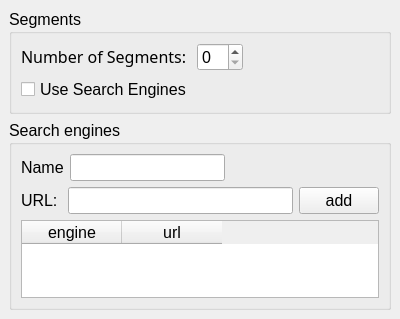
<ui version="4.0" >
 <class>DlgMultiSeg</class>
 <widget class="QWidget" name="DlgMultiSeg" >
  <property name="geometry" >
   <rect>
    <x>0</x>
    <y>0</y>
    <width>400</width>
    <height>319</height>
   </rect>
  </property>
  <layout class="QGridLayout" >
   <property name="margin" >
    <number>9</number>
   </property>
   <property name="spacing" >
    <number>6</number>
   </property>
   <item row="0" column="0" >
    <widget class="QGroupBox" name="groupBox" >
     <property name="font" >
      <font>
       <pointsize>12</pointsize>
      </font>
     </property>
     <property name="title" >
      <string>Segments</string>
     </property>
     <layout class="QGridLayout" >
      <property name="margin" >
       <number>9</number>
      </property>
      <property name="spacing" >
       <number>6</number>
      </property>
      <item row="1" column="0" >
       <widget class="QCheckBox" name="checkBox" >
        <property name="font" >
         <font>
          <pointsize>12</pointsize>
         </font>
        </property>
        <property name="text" >
         <string>Use Search Engines</string>
        </property>
       </widget>
      </item>
      <item row="0" column="0" >
       <layout class="QHBoxLayout" >
        <property name="margin" >
         <number>0</number>
        </property>
        <property name="spacing" >
         <number>6</number>
        </property>
        <item>
         <widget class="QLabel" name="label" >
          <property name="font" >
           <font>
            <family>Sans Serif</family>
           </font>
          </property>
          <property name="text" >
           <string>&lt;html>&lt;head>&lt;meta name="qrichtext" content="1" />&lt;style type="text/css">
p, li { white-space: pre-wrap; }
&lt;/style>&lt;/head>&lt;body style=" font-family:'Sans Serif'; font-size:9pt; font-weight:400; font-style:normal; text-decoration:none;">
&lt;p style=" margin-top:0px; margin-bottom:0px; margin-left:0px; margin-right:0px; -qt-block-indent:0; text-indent:0px;">&lt;span style=" font-size:12pt;">Number of Segments: &lt;/span>&lt;/p>&lt;/body>&lt;/html></string>
          </property>
         </widget>
        </item>
        <item>
         <widget class="QSpinBox" name="numSegSpinBox" />
        </item>
        <item>
         <spacer>
          <property name="orientation" >
           <enum>Qt::Horizontal</enum>
          </property>
          <property name="sizeHint" >
           <size>
            <width>131</width>
            <height>21</height>
           </size>
          </property>
         </spacer>
        </item>
       </layout>
      </item>
     </layout>
    </widget>
   </item>
   <item row="1" column="0" >
    <widget class="QGroupBox" name="searchEngineGroupBox" >
     <property name="font" >
      <font>
       <pointsize>12</pointsize>
      </font>
     </property>
     <property name="title" >
      <string>Search engines</string>
     </property>
     <layout class="QGridLayout" >
      <property name="margin" >
       <number>9</number>
      </property>
      <property name="spacing" >
       <number>6</number>
      </property>
      <item row="2" column="0" >
       <widget class="QTableWidget" name="tableWidget" >
        <column>
         <property name="text" >
          <string>engine</string>
         </property>
        </column>
        <column>
         <property name="text" >
          <string>url</string>
         </property>
        </column>
       </widget>
      </item>
      <item row="1" column="0" >
       <layout class="QHBoxLayout" >
        <property name="margin" >
         <number>0</number>
        </property>
        <property name="spacing" >
         <number>6</number>
        </property>
        <item>
         <widget class="QLabel" name="urlLabel" >
          <property name="text" >
           <string>&lt;html>&lt;head>&lt;meta name="qrichtext" content="1" />&lt;style type="text/css">
p, li { white-space: pre-wrap; }
&lt;/style>&lt;/head>&lt;body style=" font-family:'Sans Serif'; font-size:9pt; font-weight:400; font-style:normal; text-decoration:none;">
&lt;p style=" margin-top:0px; margin-bottom:0px; margin-left:0px; margin-right:0px; -qt-block-indent:0; text-indent:0px;">&lt;span style=" font-size:12pt;">URL: &lt;/span>&lt;/p>&lt;/body>&lt;/html></string>
          </property>
         </widget>
        </item>
        <item>
         <widget class="QLineEdit" name="urlLineEdit" />
        </item>
        <item>
         <widget class="QPushButton" name="urlAddButton" >
          <property name="text" >
           <string>add</string>
          </property>
         </widget>
        </item>
       </layout>
      </item>
      <item row="0" column="0" >
       <layout class="QHBoxLayout" >
        <property name="margin" >
         <number>0</number>
        </property>
        <property name="spacing" >
         <number>6</number>
        </property>
        <item>
         <widget class="QLabel" name="engineNameLabel" >
          <property name="text" >
           <string>&lt;html>&lt;head>&lt;meta name="qrichtext" content="1" />&lt;style type="text/css">
p, li { white-space: pre-wrap; }
&lt;/style>&lt;/head>&lt;body style=" font-family:'Sans Serif'; font-size:9pt; font-weight:400; font-style:normal; text-decoration:none;">
&lt;p style=" margin-top:0px; margin-bottom:0px; margin-left:0px; margin-right:0px; -qt-block-indent:0; text-indent:0px;">&lt;span style=" font-size:12pt;">Name&lt;/span>&lt;/p>&lt;/body>&lt;/html></string>
          </property>
         </widget>
        </item>
        <item>
         <widget class="QLineEdit" name="engineNameLineEdit" >
          <property name="text" >
           <string/>
          </property>
         </widget>
        </item>
        <item>
         <spacer>
          <property name="orientation" >
           <enum>Qt::Horizontal</enum>
          </property>
          <property name="sizeHint" >
           <size>
            <width>40</width>
            <height>20</height>
           </size>
          </property>
         </spacer>
        </item>
       </layout>
      </item>
     </layout>
    </widget>
   </item>
  </layout>
 </widget>
 <resources/>
 <connections/>
</ui>
